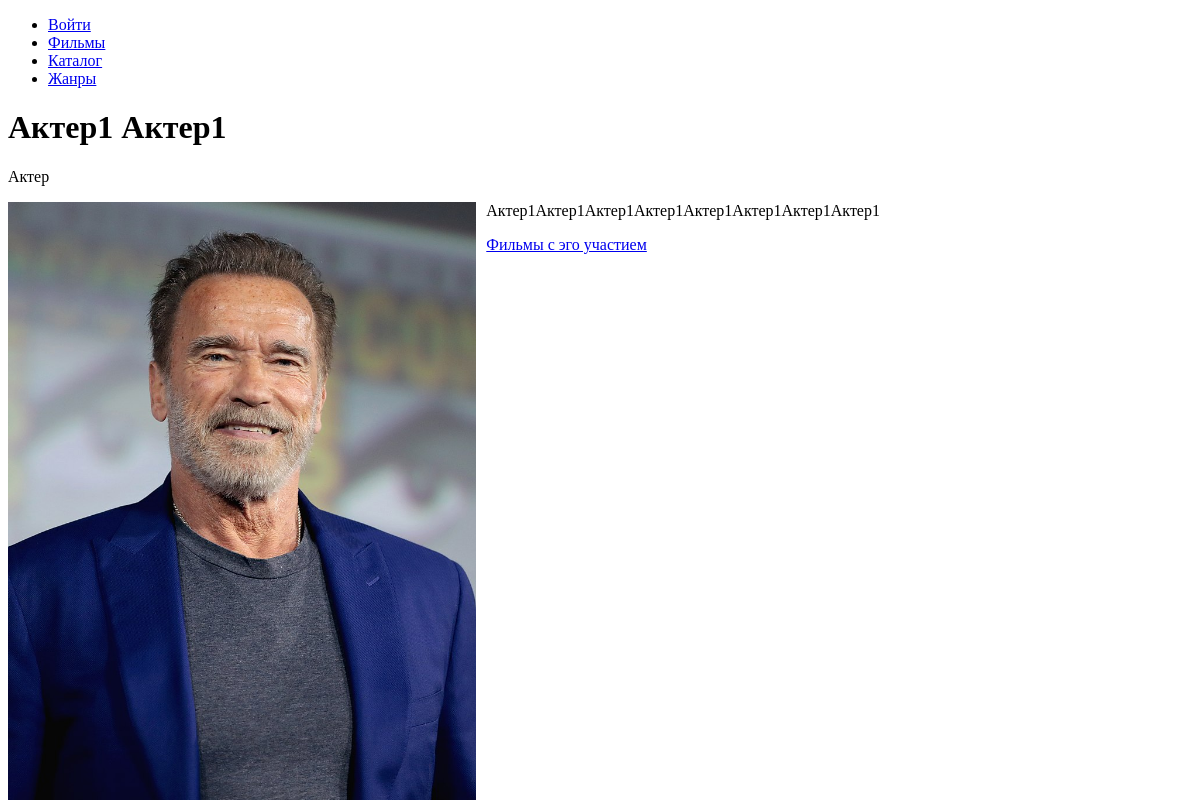
/participant/1/, run on the app's committed database.
### filmsapp/models.py (models this page shows, shortened)
class Participant(models.Model):
    name = models.CharField("Имя", max_length=128)
    surname = models.CharField("Фамилия", max_length=128)
    age = models.PositiveSmallIntegerField("Возраст", blank=True, null=True)
    about = models.TextField("Описание", blank=True)
    img = models.ImageField("Фотография", upload_to='participants/', blank=True)
    role = models.CharField("Роль", max_length=128)
    class Meta:
        verbose_name = "Участники"
        verbose_name_plural = "Участники"

### filmsapp/views.py (the view)
# urls.py: path('participant/<int:pk>/', views.ParticipantDetail.as_view(), name='participant_detail'),
class ParticipantDetail(PageMainTitleMixin, DetailView):
    model = Participant
    main_title = "Участник"
    def get_queryset(self):
        pk = self.kwargs['pk']
        return self.model.objects.filter(pk=pk)

### filmsapp/views.py (called while the page is built)
    def get_context_data(self, *, object_list=None, **kwargs):
        data = super().get_context_data(object_list=None, **kwargs)
        data['main_title'] = self.main_title
        return data

### filmsapp/templates/filmsapp/participant_detail.html
{% extends 'filmsapp/root.html' %}
{% block content %}
    {% include 'filmsapp/includes/inc__menu.html' %}
    <div class="film-block-detail">
        <h1>{{ object.name }} {{ object.surname }}</h1>
        <p>{{ object.role }}</p>
        <div>
            <img src="/media/{{object.img}}" alt="#">
            <p class="film-block-detail-about">{{ object.about }}</p>
        </div>
        <p><a href="{% url 'film:participant_history' pk=object.pk %}">Фильмы с эго участием</a></p>
    </div>
{% endblock %}

### static/styles/style.css (style rules this page uses)
.film-block-detail img { float: left; padding-right: 10px; height: 600px; }

### data on the page
Participant: name "Актер1", surname "Актер1", role "Актер", img (picture), about "Актер1Актер1Актер1Актер1Актер1Актер1Актер1Актер1"
